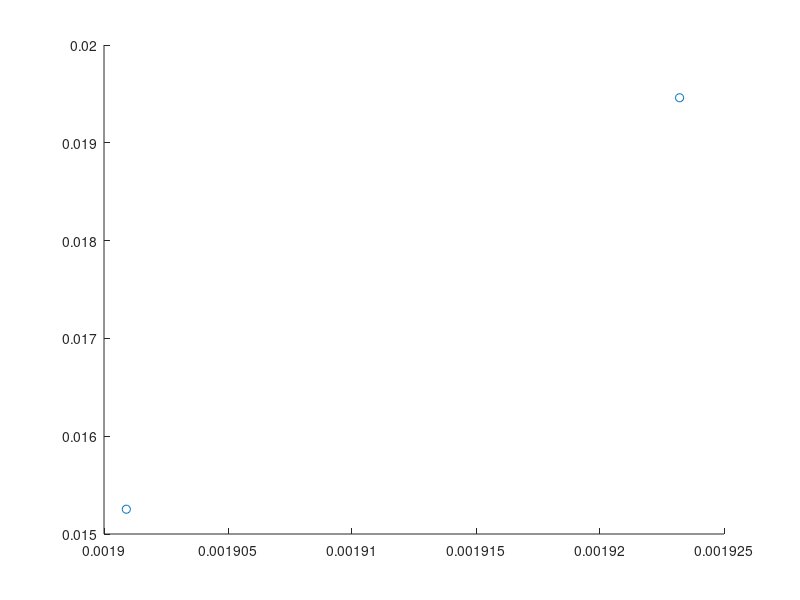

Write the MATLAB code that produced this figure. (Note: this script raises an error after producing the figure.)
clear all

L=2;
N=16;
eta=0.2;
ranm1 = randn(N,2*N+1);
ranv1=randn(1,N);
ranm2 = randn(N,2*N+1);
ranv2=randn(1,N);
%%
Np=2;
%%
x=rand(1,Np)*0.02;
y=rand(1,Np)*0.02;
phi = rand(1,Np)*pi-pi/2
scatter(x,y)
%%
dt = 0.001;
T=1;
Nt=T/dt;
Lambda =1.2;
r1=[];
r2=[];
tic
for j=1:Nt
    [ux,uy,a11,a12,a21,a22]=expfourier2d(x,y,L,eta,N,ranm1,ranm2,ranv1,ranv2);
    x = x+dt*ux;
    y = y+dt*uy;
    x=mod(x+1,2)-1;
    y=mod(y+1,2)-1;
    o12 = 0.5*(a12-a21) ;
    s12 = 0.5*(a12+a21) ;
    s11 = a11;
    phi=phi+dt*(o12 + Lambda*(s12.*cos(2*phi)-s11.*sin(2*phi)));
    r1=[r1;x];
    r2=[r2;y];
end
toc
%%
scatter(x,y)
%%
scatter(r1(:,1),r2(:,1),'.b')
hold on
scatter(r1(:,2),r2(:,2),'.r')
%%
quiver(x,y,cos(phi),sin(phi))

hold on
%quiver(x,y,cos(theta),sin(theta))

%%
